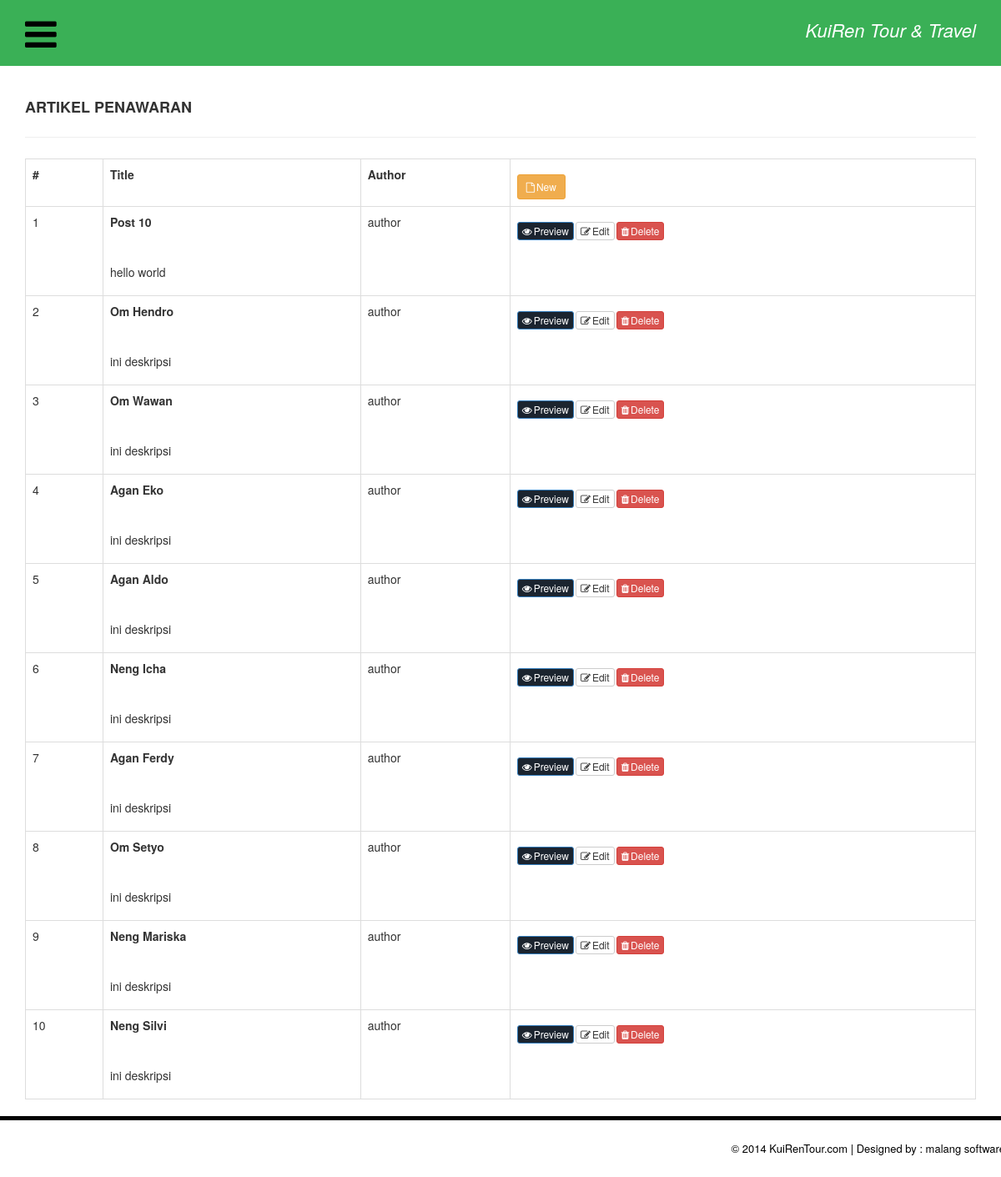
Page /index.php/admin/browseoffers on the committed database.
### tables this page shows
CREATE TABLE `posts` (
  `post_id` int(11) NOT NULL,
  `post_title` varchar(255) NOT NULL,
  `post_slug` varchar(200) NOT NULL,
  `post` text NOT NULL,
  `active` int(11) NOT NULL,
  `date_added` timestamp NOT NULL DEFAULT CURRENT_TIMESTAMP,
  `user_id` int(11) NOT NULL,
  `category_id` int(11) NOT NULL
);

CREATE TABLE `users` (
  `user_id` int(4) NOT NULL,
  `email` varchar(255) NOT NULL,
  `username` varchar(255) NOT NULL,
  `password` varchar(255) NOT NULL,
  `user_type` enum('admin','author','user') NOT NULL
);

### application/controllers/AdminController.php (called while the page is built, shortened)
<?php
class AdminController extends CI_Controller {
	public function loadView($view, $bdata=[], $hdata=[], $fdata=[]){
		$this->load->view('admin/templates/header', $hdata);
		$this->load->view('admin/'.$view, $bdata);
		$this->load->view('admin/templates/footer', $fdata);
	}
}

### application/controllers/Admin.php (called while the page is built, shortened)
<?php
require_once("AdminController.php");
class Admin extends AdminController {
		function browseoffers(){
	        $data['post'] = $this->offers->get_posts();
			$this->loadView('blogoffers', $data);
		}
}

### index.php (called while the page is built, shortened)
<?php
require_once BASEPATH.'core/CodeIgniter.php';

### application/models/Moffers.php (called while the page is built, shortened)
<?php
class Moffers extends CI_Model
{
    function get_posts($number = 10, $start = 0)
    {
        $this->db->select(['p.*','u.username as author']);
        $this->db->from('posts p');
        $this->db->join('users u','u.user_id = p.user_id','left');
        $this->db->where('active',1);
        $this->db->order_by('date_added','desc');
        $this->db->limit($number, $start);
        $query = $this->db->get();
        return $query->result_array();
    }
}

### application/views/admin/blogoffers.php (the view, shortened to what this page needs)
<div class="content-wrapper">
  <div class="container">
    <div class="row pad-botm">
      <div class="col-md-12">
        <h4 class="header-line">Artikel Penawaran</h4>
      </div>
    </div>
    <div class="row">
        <div class="col-md-12">
            <table class="table table-bordered">
                <tr>
                    <th>#</th>
                    <th>Title</th>
                    <th>Author</th>
                    <th><?=anchor('admin/blogoffers/new','<i class="fa fa-file-o"></i><span class="hidden-xs link">New</span>','class="btn btn-warning btn-sm"')?></th>
                </tr>
                <?php
            if(!isset($post)){
                echo "This page was accessed incorrectly";
            }else{
                ?>
                <?php
                $no = 1;
                foreach($post as $r){
                    ?>
                    <tr>
                        <td><?=$no?></td>
                        <td>
                            <b><?=$r['post_title']?></b><hr>
                            <p><?php
                                echo substr($r['post'],0,100);
                                ?>
                            </p>
                        </td>
                        <td><?=$r['author']?></td>
                        <td>
                            <?php
                            echo anchor('home/offers/'.$r['post_slug'],'<i class="fa fa-eye"></i><span class="hidden-xs link">Preview</span>','class="btn btn-primary btn-xs" title="Preview"');
                            echo anchor('admin/blogoffer/edit/'.$r['post_slug'],'<i class="fa fa-pencil-square-o"></i><span class="hidden-xs link">Edit</span>','class="btn btn-default btn-xs" title="Edit"');
                            echo anchor('admin/blogoffer/trash/'.$r['post_slug'],'<i class="fa fa-trash"></i><span class="hidden-xs link">Delete</span>','class="btn btn-danger btn-xs" title="Trash"');
                            ?>
                        </td>
                    </tr>
                    <?php
                    $no++;
                }
                ?>
                <?php
            }
                ?>
            </table>
        </div>
    </div>
  </div>
</div>

### application/views/admin/templates/header.php (shortened to what this page needs)
<!DOCTYPE html>
<html xmlns="http://www.w3.org/1999/xhtml">
<head>
    <link href="<?=base_url('assets/css/bootstrap.css')?>" rel="stylesheet" />
    <link href="<?=base_url('assets/css/font-awesome.css')?>" rel="stylesheet" />
    <link href="<?=base_url('assets/css/admin/style.css')?>" rel="stylesheet" />
</head>
<body>
     <section class="sec-menu" >
        <div class="container">
            <div class="row">
              <div class="col-md-12">
                <span class="menu-open-icon">
                  <i class="fa fa-bars pull-left fa-2x b-clr"></i>
                </span>
                <i class="pull-right"> KuiRen Tour & Travel </i>
              </div>
            </div>
        </div>
    </section>

### application/views/admin/templates/footer.php (shortened to what this page needs)
    <section class="footer-section">
        <div class="container">
            <div class="row">
                <div class="col-md-12">
                   &copy; 2014 KuiRenTour.com |<a href="http://www.kuirentour.com/" target="_blank"  > Designed by : malang software</a>
                </div>
            </div>
        </div>
    </section>
</body>
</html>

### assets/css/admin/style.css (style rules this page uses)
.sec-menu { background-color:#3AB056; padding-top:20px; padding-bottom:15px; color:#fff; font-size:22px; }
.header-line { font-weight:900; padding-bottom:25px; padding-top:30px; border-bottom:1px solid #eeeeee; text-transform:uppercase; }
.pad-botm { padding-bottom:15px; }
.content-wrapper { min-height:1000px; }
.menu-close-icon, .menu-open-icon { cursor: pointer; }
.footer-section { padding:25px 50px 25px 50px; color:#000; font-size:13px; text-align:right; border-top:5px solid #000; }
.footer-section a, .footer-section a:hover { color:#000; }

### application/views/admin/blogoffers.php (style rules this page uses)
.btn { margin-right:2px; margin-top:10px; }
.link { margin-left:2px; }

### rows in the picture
posts: post_title "Post 10", post "hello world", user.username "author", post_slug "Preview", post_slug "Edit", post_slug "Delete"
posts: post_title "Om Hendro", post "ini deskripsi", user.username "author", post_slug "Preview", post_slug "Edit", post_slug "Delete"
posts: post_title "Om Wawan", post "ini deskripsi", user.username "author", post_slug "Preview", post_slug "Edit", post_slug "Delete"
posts: post_title "Agan Eko", post "ini deskripsi", user.username "author", post_slug "Preview", post_slug "Edit", post_slug "Delete"
posts: post_title "Agan Aldo", post "ini deskripsi", user.username "author", post_slug "Preview", post_slug "Edit", post_slug "Delete"
posts: post_title "Neng Icha", post "ini deskripsi", user.username "author", post_slug "Preview", post_slug "Edit", post_slug "Delete"
posts: post_title "Agan Ferdy", post "ini deskripsi", user.username "author", post_slug "Preview", post_slug "Edit", post_slug "Delete"
posts: post_title "Om Setyo", post "ini deskripsi", user.username "author", post_slug "Preview", post_slug "Edit", post_slug "Delete"
posts: post_title "Neng Mariska", post "ini deskripsi", user.username "author", post_slug "Preview", post_slug "Edit", post_slug "Delete"
posts: post_title "Neng Silvi", post "ini deskripsi", user.username "author", post_slug "Preview", post_slug "Edit", post_slug "Delete"
